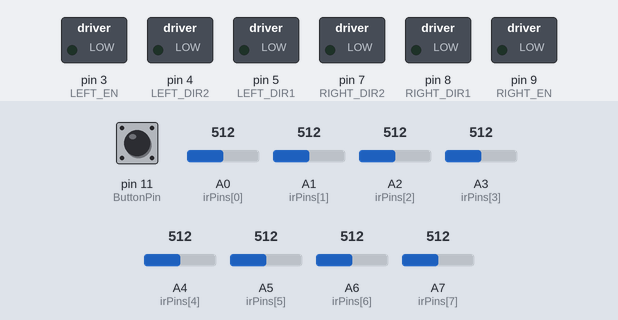
Simulated run of this program. Board: Arduino Nano, built with avr-gcc and run on an emulated ATmega328P. Parts: switched loads named in the program (green lamp = pin HIGH). The inputs (shaded band) are chosen by the test bench; at power-on: pin 11 (ButtonPin) HIGH, A0 (irPins[0]) = 512, A2 (irPins[2]) = 512, A1 (irPins[1]) = 512, A3 (irPins[3]) = 512, A4 (irPins[4]) = 512, A5 (irPins[5]) = 512, A6 (irPins[6]) = 512, A7 (irPins[7]) = 512.

Above: at 1.2 s.
1.3 s: pin 11 (ButtonPin) pulled LOW for 0.15 s
At 2.3 s:
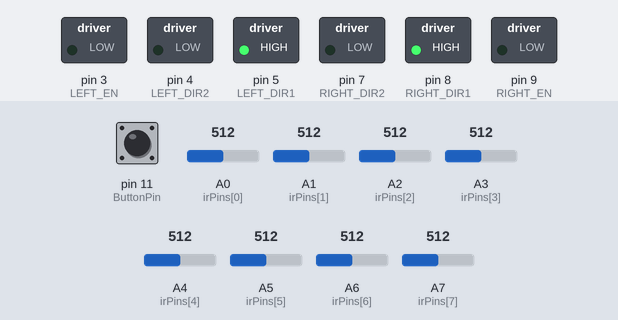
3.0 s: A0 (irPins[0]) set to 430
4.5 s: A0 (irPins[0]) set to 409
At 5.9 s:
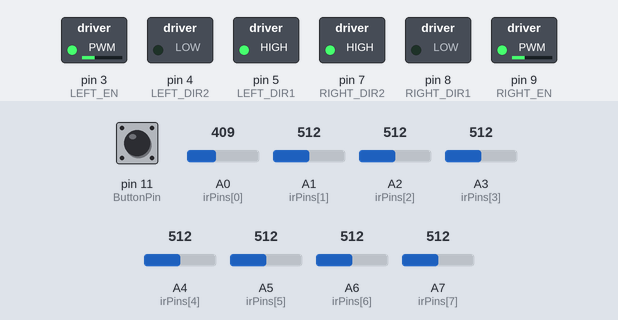
11.9 s: A2 (irPins[2]) set to 109
14.9 s: A2 (irPins[2]) set to 93
Timing chart, 0 to 17.4 s (numbered marks = the images above; inputs shaded):
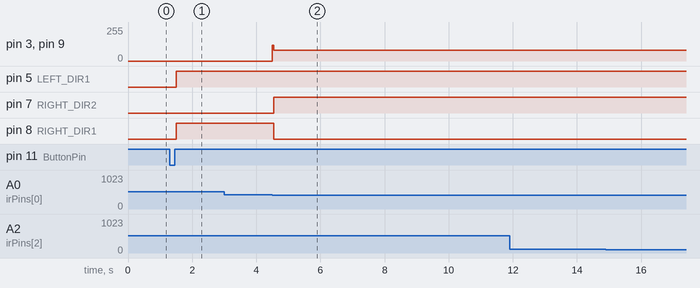

Measured:
- the behaviour switches between 421 and 420 on A0 (irPins[0]) (found by bisection; images 1 and 2)
- after the input at 1.3 s, pin 5 (LEFT_DIR1), pin 8 (RIGHT_DIR1): LOW → HIGH after 0.20 s
- after the input at 3.0 s, every drawn part: stays the same
- after the input at 4.5 s, pin 3 (LEFT_EN), pin 9 (RIGHT_EN): 0/255 → 80/255 at once; pin 7 (RIGHT_DIR2): LOW → HIGH at once; pin 8 (RIGHT_DIR1): HIGH → LOW at once
- after the input at 11.9 s, every drawn part: stays the same
- after the input at 14.9 s, every drawn part: stays the same

The program:

main.cpp
```cpp
#include <Arduino.h>
#include "motor.h"
#include "pid.h"
#include "SectionT.h"
#include "variable.h"
#include "sensorRead.h"
#include "endStop.h"
#include "sum.h"

void motor(int leftSpeed, int rightSpeed);
void pidControl();
void sensorsGlobal();
void turnLogic();
void tsection(bool isLR);
void endpoint();
void sumsGlobal();
int switchR();
void LFR();
void setup()
{
  Serial.begin(9600);
  pinMode(RIGHT_DIR1, OUTPUT);
  pinMode(RIGHT_DIR2, OUTPUT);
  pinMode(RIGHT_EN, OUTPUT);

  pinMode(LEFT_DIR1, OUTPUT);
  pinMode(LEFT_DIR2, OUTPUT);
  pinMode(LEFT_EN, OUTPUT);
  pinMode(ButtonPin, INPUT_PULLUP);
}

void loop()
{
  int a = switchR();
  if (a == 1)
    LFR();
  else if (a == 2)
    debug(false);
}
int switchR()
{
  m1 = m2 = millis();
  while (digitalRead(ButtonPin) == LOW)
    m2 = millis();
  if (m2 - m1 > 0 && m2 - m1 < 250)
    return 1;
  else if (m2 - m1 > 250)
    return 2;
  else
    return 0;
}
void LFR()
{
  while (1)
  {
    turnLogic();
    sensorsGlobal();
    if (sum == 8)
    {
      endpoint();
    }
    if (sum >= 6 && (s[3] || s[4]))
    {
      tsection(true); // true for LEFT, false for RIGHT
      return;
    }
    if (flag != 0 && sum == 0)
      return;
    if (sum == 1 || sum == 2)
      pidControl();
  }
}
void turnLogic()
{
  if ((flag != 0 || cross != 0) && (millis() - resetTimer > 15))
  {
    flag = 0;
    k90 = 0;
    cross = 0;
  }
  if (sum >= 3 && sum <= 6)
  {

    if (sensor == 0b11111100 || sensor == 0b11111000 || sensor == 0b11110000 || sensor == 0b11100000)
    {
      flag = 1;
      k90 = 1;
      cross = 0;
      resetTimer = millis();
      if (counter)
      {
        m1 = m2 = millis();
        while (sum != 8 && sum != 0)
        {
          sensorsGlobal();
          m2 = millis();
          if (m2 - m1 >= 10)
          {
            cross = 1;
            // counter = false;
            break;
          }
        }
      }
    }

    else if (sensor == 0b00111111 || sensor == 0b00011111 || sensor == 0b00001111 || sensor == 0b00000111)
    {
      flag = 2;
      k90 = 2;
      resetTimer = millis();
      if (!counter)
      {
        m1 = m2 = millis();
        while (sum != 8 && sum != 0)
        {
          sensorsGlobal();
          m2 = millis();
          if (m2 - m1 >= 10)
          {
            cross = 2;
            counter = false;
            break;
          }
        }
      }
    }
  }
  sumsGlobal();
}
```

SectionT.h
```cpp
#pragma once

#include <Arduino.h>
#include "motor.h"
#include "variable.h"
#include "sensorRead.h"

void tsection(bool isLR)
{
  // Move forward a bit
  motor(baseSpeed, baseSpeed);
  delay(40);

  //  LEFT == true
  if (isLR == true)
    motor(-tsp, tsp);
  else
    motor(tsp, -tsp);

  // Wait until center sensors catch line
  while (true)
  {
    sensorsGlobal();
    if (s[3] || s[4])
      break;
  }

  if (isLR == true)
    motor(tsp, -tsp);
  else
    motor(-tsp, tsp); // motor(tsp, -tsp); // left
  // motor(-tsp, tsp);//right
  delay(tbr);
}
```

endStop.h
```cpp
#pragma once
#include <Arduino.h>
#include "motor.h"
#include "variable.h"
#include "sensorRead.h"

void endpoint()
{
  m2 = millis();
  while (sum == 8)
  {
    sensorsGlobal();
    if (millis() - m2 > stp)
    {
      motor(0, 0);
      while (sum == 8)
        sensorsGlobal();
      return;
    }
  }
}
```

motor.h
```cpp
#pragma once
#include <Arduino.h>
#define RIGHT_DIR1 8
#define RIGHT_DIR2 7
#define RIGHT_EN 9

#define LEFT_DIR1 5
#define LEFT_DIR2 4
#define LEFT_EN 3

void motor(int leftSpeed, int rightSpeed)
{
  if (leftSpeed >= 0)
  {
    digitalWrite(LEFT_DIR1, HIGH);
    digitalWrite(LEFT_DIR2, LOW);
    analogWrite(LEFT_EN, leftSpeed);
  }
  else
  {
    digitalWrite(LEFT_DIR1, LOW);
    digitalWrite(LEFT_DIR2, HIGH);
    analogWrite(LEFT_EN, -leftSpeed);
  }

  if (rightSpeed >= 0)
  {
    digitalWrite(RIGHT_DIR1, HIGH);
    digitalWrite(RIGHT_DIR2, LOW);
    analogWrite(RIGHT_EN, rightSpeed);
  }
  else
  {
    digitalWrite(RIGHT_DIR1, LOW);
    digitalWrite(RIGHT_DIR2, HIGH);
    analogWrite(RIGHT_EN, -rightSpeed);
  }
}
```

pid.h
```cpp
#pragma once
#include <Arduino.h>
#include "motor.h"
#include "variable.h"


void pidControl()
{
  long avg = 0;
  long activeCount = 0;

  for (int i = 7; i >= 0; i--)
  {
    if (s[i] == 1)
    {
      avg += sensorPos[i];
      activeCount++;
    }
  }

  if (activeCount != 0)
  {
    error = avg / activeCount;
  }

  long P = error;
  errorSum += error;
  long D = error - lastError;
  lastError = error;

  long output = Kp * P + Ki * errorSum + Kd * D;

  int leftMotor = baseSpeed - output;
  int rightMotor = baseSpeed + output;

  motor(constrain(leftMotor, -255, 255), constrain(rightMotor, -255, 255));
}
```

sensorRead.h
```cpp
#pragma once
#include <Arduino.h>
#include "variable.h"

void sensorsGlobal()
{
  sensor = 0;
  sum = 0;
  for (int i = 0; i < 8; i++)
  {
    int val = analogRead(irPins[i]);
    if (val > th)
    {
      s[i] = 1;
    }
    else
    {
      s[i] = 0;
    }
    sensor += s[i] * binary[i];
    sum += s[i];
  }
}

void debug(bool read)
{
  while (1)
  {
    sensorsGlobal();
    for (int i = 7; i >= 0; i--)
    {
      if (read == true)
      {
        Serial.print(s[i]);
        Serial.print(" ");
      }
      else
      {
        Serial.print(analogRead(irPins[i]));
        Serial.print(" ");
      }
    }
    Serial.println(" ");
  }
}
```

sum.h
```cpp
#include <Arduino.h>
#include "motor.h"
#include "variable.h"
#include "sensorRead.h"

void sumsGlobal()
{
  if (sum == 0)
  {
    if (flag != 0)
    {
      if (flag == 1)
      {
        if (k90 == 1)
        {
          motor(-tsp, tsp);
          while (1)
          {
            sensorsGlobal();
            if (s[3] == 1 || s[4] == 1)
              break;
          }
          motor(tsp, -tsp);
          delay(tbr);
        }
      }
      else if (flag == 2)
      {
        if (k90 == 2)
        {
          motor(tsp, -tsp);
          while (1)
          {
            sensorsGlobal();
            if (s[3] == 1 || s[4] == 1)
              break;
          }
          motor(-tsp, tsp);
          delay(tbr);
        }
      }
      flag = 0;
      k90 = 0;
    }
    m1 = m2 = millis();
    while (sum == 0)
    {
      sensorsGlobal();
      m2 = millis();
      if (m2 - m1 >= (unsigned long)epoint)
      { //....................................  UTurn ................................
        motor(-tsp, tsp);
        while (s[3] == 0 && s[4] == 0)
          sensorsGlobal();
        motor(tsp, -tsp);
        delay(tbr);
        break;
      }
    }
  }
  else if (sum == 1 || sum == 2)
  {
    if (cross != 0)
    {
      (cross == 1) ? motor(-tsp, tsp) : motor(tsp, -tsp);
      while (s[2] == 1 || s[3] == 1 || s[4] == 1 || s[5] == 1)
        sensorsGlobal();
      while (s[3] == 0 && s[4] == 0)
        sensorsGlobal();
      (cross == 1) ? motor(tsp, -tsp) : motor(-tsp, tsp);
      delay(tbr);
      cross = 0;
    }
  }
}
```

variable.h
```cpp
#pragma once
#include <Arduino.h>


float Kp = 0.05;
float Ki = 0.0;
float Kd = 0.8;

long error = 0, lastError = 0, errorSum = 0;
int baseSpeed = 120;

const int sensorPos[8] = {-3500, -2500, -1500, -500, 500, 1500, 2500, 3500};

int s[8];
int binary[] = {1, 2, 4, 8, 16, 32, 64, 128};
int sensor = 0;
int sum = 0;

const byte irPins[8] = {A0, A1, A2, A3, A4, A5, A6, A7};
const int th = 420;


long int flag = 0, tflag = 0;
int k90 = 0;
int cross = 0;
int node = 10;
bool counter = true;

unsigned long m1, m2;
unsigned long stp = 30;
unsigned long resetTimer = 0;

int tsp = 80;
int tbr = 30;
int br = 10;
// int counter;
int epoint = 30;
const int ButtonPin = 11;
```
